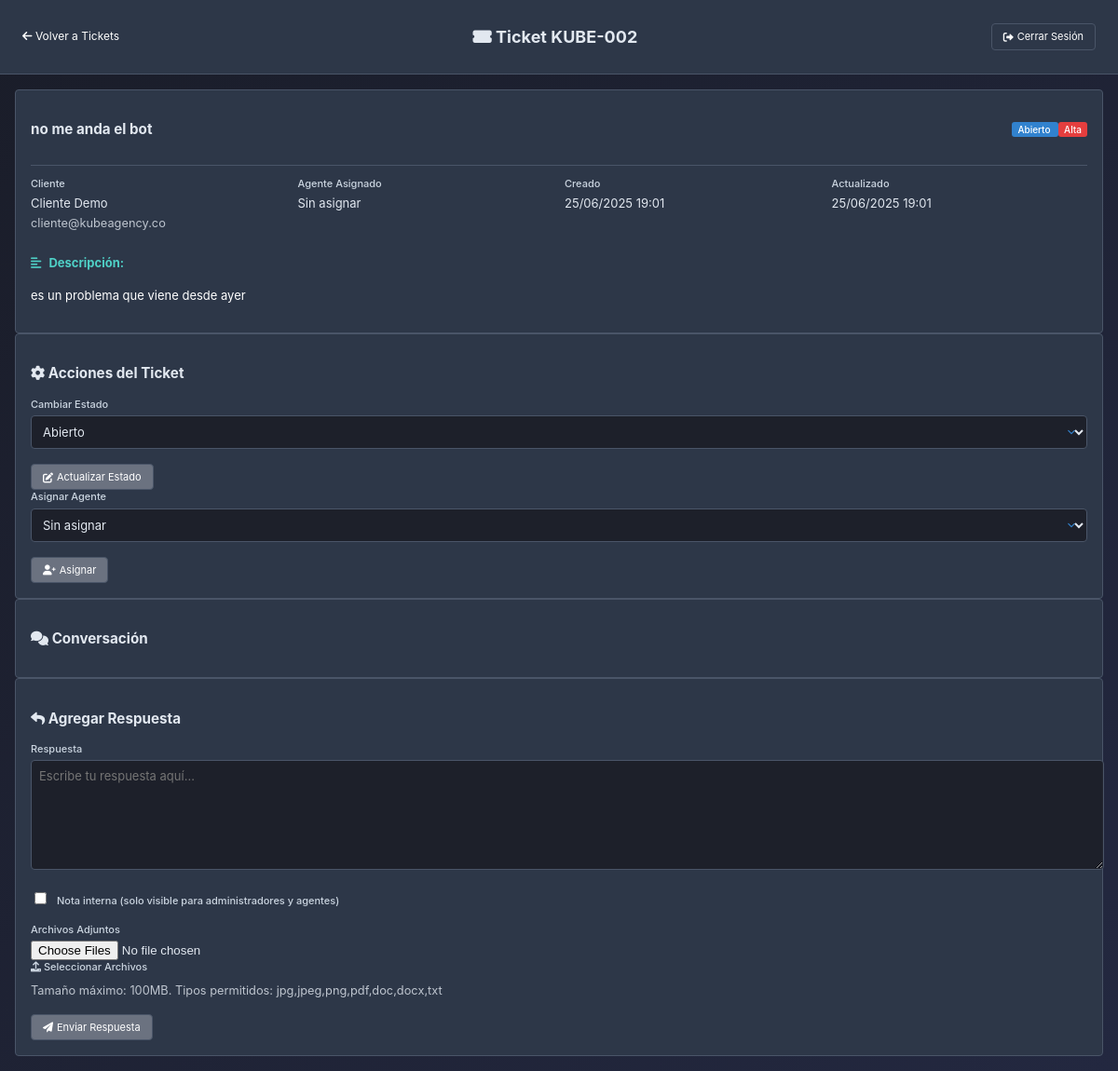
Screenshot of /ticket-detalle.php?id=2 (signed in) with the database file from the repository.
### tables this page shows
CREATE TABLE `tickets` (
  `id` int(11) NOT NULL AUTO_INCREMENT,
  `title` varchar(200) NOT NULL,
  `description` text NOT NULL,
  `status` enum('abierto','proceso','cerrado') DEFAULT 'abierto',
  `priority` enum('baja','media','alta','critica') DEFAULT 'media',
  `cliente_id` int(11) NOT NULL,
  `agente_id` int(11) DEFAULT NULL,
  `created_at` timestamp NOT NULL DEFAULT current_timestamp(),
  `updated_at` timestamp NOT NULL DEFAULT current_timestamp() ON UPDATE current_timestamp(),
  `closed_at` timestamp NULL DEFAULT NULL,
  `ticket_number` varchar(50) DEFAULT NULL,
  `subject` varchar(255) DEFAULT NULL,
  `category` varchar(100) DEFAULT NULL,
  PRIMARY KEY (`id`),
  UNIQUE KEY `ticket_number` (`ticket_number`),
  KEY `cliente_id` (`cliente_id`),
  KEY `agente_id` (`agente_id`),
  CONSTRAINT `tickets_ibfk_1` FOREIGN KEY (`cliente_id`) REFERENCES `users` (`id`) ON DELETE CASCADE,
  CONSTRAINT `tickets_ibfk_2` FOREIGN KEY (`agente_id`) REFERENCES `users` (`id`) ON DELETE SET NULL
);

CREATE TABLE `users` (
  `id` int(11) NOT NULL AUTO_INCREMENT,
  `name` varchar(100) NOT NULL,
  `email` varchar(100) NOT NULL,
  `password` varchar(255) NOT NULL,
  `role` enum('admin','agente','cliente') NOT NULL DEFAULT 'cliente',
  `company` varchar(100) DEFAULT NULL,
  `phone` varchar(20) DEFAULT NULL,
  `status` enum('activo','inactivo') DEFAULT 'activo',
  `created_at` timestamp NOT NULL DEFAULT current_timestamp(),
  `updated_at` timestamp NOT NULL DEFAULT current_timestamp() ON UPDATE current_timestamp(),
  PRIMARY KEY (`id`),
  UNIQUE KEY `email` (`email`)
);

### ticket-detalle.php (the view, shortened to what this page needs)
<?php
$host = 'localhost';
$dbname = 'sistema_tickets_kube';
$username = 'root';
$password = '';
try {
    $pdo = new PDO("mysql:host=$host;dbname=$dbname;charset=utf8mb4", $username, $password);
    $pdo->setAttribute(PDO::ATTR_ERRMODE, PDO::ERRMODE_EXCEPTION);
} catch(PDOException $e) {
    die("Error de conexión: " . $e->getMessage());
}
$ticket_id = $_GET['id'] ?? 0;
$stmt = $pdo->query("SELECT config_key, config_value FROM system_config");
$config = [];
while ($row = $stmt->fetch()) {
    $config[$row['config_key']] = $row['config_value'];
}
$stmt = $pdo->prepare("
    SELECT t.*,
           cliente.name as cliente_name, cliente.email as cliente_email, cliente.company as cliente_company,
           agente.name as agente_name, agente.email as agente_email
    FROM tickets t
    LEFT JOIN users cliente ON t.cliente_id = cliente.id
    LEFT JOIN users agente ON t.agente_id = agente.id
    WHERE t.id = ?
");
$stmt->execute([$ticket_id]);
$ticket = $stmt->fetch();
?>
<!DOCTYPE html>
<html lang="es">
<head>
    <link href="https://cdnjs.cloudflare.com/ajax/libs/font-awesome/6.0.0/css/all.min.css" rel="stylesheet">
</head>
<body>
    <div class="header">
        <div>
            <a href="<?php echo $_SESSION['user_role'] === 'cliente' ? 'mis-tickets.php' : 'tickets.php'; ?>">
                <i class="fas fa-arrow-left"></i> Volver a Tickets
            </a>
        </div>
        <h2><i class="fas fa-ticket-alt"></i> Ticket <?php echo htmlspecialchars($ticket['ticket_number']); ?></h2>
        <div>
            <a href="logout.php" class="btn btn-secondary">
                <i class="fas fa-sign-out-alt"></i> Cerrar Sesión
            </a>
        </div>
    </div>
    <div class="container">
        <div class="ticket-card">
            <div class="ticket-header">
                <h3><?php echo htmlspecialchars($ticket['subject']); ?></h3>
                <div style="margin-top: 1rem;">
                    <span class="badge badge-<?php echo strtolower($ticket['status']); ?>">
                        <?php echo ucfirst($ticket['status']); ?>
                    </span>
                    <span class="badge badge-<?php echo strtolower($ticket['priority']); ?>">
                        <?php echo ucfirst($ticket['priority']); ?>
                    </span>
                </div>
            </div>
            <div class="ticket-meta">
                <div class="meta-item">
                    <div class="meta-label">Cliente</div>
                    <div class="meta-value"><?php echo htmlspecialchars($ticket['cliente_name']); ?></div>
                    <div style="font-size: 0.8rem; opacity: 0.8;"><?php echo htmlspecialchars($ticket['cliente_email']); ?></div>
                </div>
                <div class="meta-item">
                    <div class="meta-label">Agente Asignado</div>
                    <div class="meta-value"><?php echo $ticket['agente_name'] ? htmlspecialchars($ticket['agente_name']) : 'Sin asignar'; ?></div>
                </div>
                <div class="meta-item">
                    <div class="meta-label">Creado</div>
                    <div class="meta-value"><?php echo date('d/m/Y H:i', strtotime($ticket['created_at'])); ?></div>
                </div>
                <div class="meta-item">
                    <div class="meta-label">Actualizado</div>
                    <div class="meta-value"><?php echo date('d/m/Y H:i', strtotime($ticket['updated_at'])); ?></div>
                </div>
            </div>
            <div style="margin-top: 1.5rem;">
                <h4 style="color: #4fd1c7; margin-bottom: 1rem; display: flex; align-items: center; gap: 0.5rem;">
                    <i class="fas fa-align-left"></i> Descripción:
                </h4>
                <p style="margin-top: 0.5rem; line-height: 1.6; color: #ffffff;"><?php echo nl2br(htmlspecialchars($ticket['description'])); ?></p>
            </div>
        </div>
        <?php if ($_SESSION['user_role'] === 'admin' || $_SESSION['user_role'] === 'agente'): ?>
            <div class="ticket-card">
                <h3><i class="fas fa-cog"></i> Acciones del Ticket</h3>
                <div class="grid-2">
                    <form method="POST">
                        <div class="form-group">
                            <label>Cambiar Estado</label>
                            <select name="status" required>
                                <option value="abierto" <?php echo $ticket['status'] === 'abierto' ? 'selected' : ''; ?>>Abierto</option>
                            </select>
                        </div>
                        <button type="submit" class="btn btn-warning">
                            <i class="fas fa-edit"></i> Actualizar Estado
                        </button>
                    </form>
                    <?php if ($_SESSION['user_role'] === 'admin'): ?>
                        <form method="POST">
                            <div class="form-group">
                                <label>Asignar Agente</label>
                                <select name="agent_id">
                                    <option value="">Sin asignar</option>
                                </select>
                            </div>
                            <button type="submit" class="btn">
                                <i class="fas fa-user-plus"></i> Asignar
                            </button>
                        </form>
                    <?php endif; ?>
                </div>
            </div>
        <?php endif; ?>
        <div class="ticket-card">
            <h3><i class="fas fa-comments"></i> Conversación</h3>
        </div>
        <div class="ticket-card">
            <h3><i class="fas fa-reply"></i> Agregar Respuesta</h3>
            <form method="POST" enctype="multipart/form-data">
                <div class="form-group">
                    <label for="response">Respuesta</label>
                    <textarea id="response" name="response" placeholder="Escribe tu respuesta aquí..." required></textarea>
                </div>
                <?php if ($_SESSION['user_role'] === 'admin' || $_SESSION['user_role'] === 'agente'): ?>
                    <div class="form-group">
                        <label>
                            <input type="checkbox" name="is_internal" style="width: auto; margin-right: 0.5rem;">
                            Nota interna (solo visible para administradores y agentes)
                        </label>
                    </div>
                <?php endif; ?>
                <div class="form-group">
                    <label>Archivos Adjuntos</label>
                    <div class="file-input-wrapper">
                        <input type="file" id="attachments" name="attachments[]" multiple accept=".jpg,.jpeg,.png,.gif,.pdf,.doc,.docx,.txt,.zip">
                        <label for="attachments" class="file-input-label">
                            <i class="fas fa-upload"></i> Seleccionar Archivos
                        </label>
                    </div>
                    <div style="font-size: 0.8rem; opacity: 0.8; margin-top: 0.5rem;">
                        Tamaño máximo: <?php echo $config['max_file_size'] ?? 10; ?>MB.
                        Tipos permitidos: <?php echo $config['allowed_extensions'] ?? 'jpg,jpeg,png,pdf,doc,docx,txt'; ?>
                    </div>
                </div>
                <button type="submit" class="btn">
                    <i class="fas fa-paper-plane"></i> Enviar Respuesta
                </button>
            </form>
        </div>
    </div>
</body>
</html>

### ticket-detalle.php (style rules this page uses)
body { font-family: 'Inter', -apple-system, BlinkMacSystemFont, 'Segoe UI', sans-serif; background: #1a1d29; min-height: 100vh; color: #e2e8f0; overflow-x: hidden; font-size: 13px; line-height: 1.4; margin: 0px; }
body::before { content: ''; position: fixed; top: 0; left: 0; width: 100%; height: 100%; background: linear-gradient(135deg, #1a1d29 0%, #232840 100%); z-index: -1; }
.header { background: #2d3748; padding: 0.75rem 1.5rem; display: flex; justify-content: space-between; align-items: center; border-bottom: 1px solid #4a5568; font-size: 12px; }
.header a { color: white; text-decoration: none; }
.container { max-width: 1200px; margin: 0 auto; padding: 1rem; }
.ticket-card { background: #2d3748; border: 1px solid #4a5568; border-radius: 4px; padding: 1rem; }
.ticket-header { display: flex; justify-content: space-between; align-items: flex-start; margin-bottom: 0.75rem; padding-bottom: 0.75rem; border-bottom: 1px solid #4a5568; }
.ticket-meta { display: grid; grid-template-columns: repeat(auto-fit, minmax(150px, 1fr)); gap: 0.75rem; margin-bottom: 1rem; }
.meta-item { display: flex; flex-direction: column; gap: 0.25rem; }
.meta-label { color: #cbd5e0; font-size: 11px; font-weight: 500; }
.meta-value { color: #e2e8f0; font-size: 13px; }
.form-group { margin-bottom: 1rem; }
.form-group label { display: block; margin-bottom: 0.25rem; color: #cbd5e0; font-size: 11px; font-weight: 500; }
.form-group textarea, .form-group select { width: 100%; padding: 0.5rem; border: 1px solid #4a5568; border-radius: 4px; background: rgba(26, 27, 35, 0.8); color: #e2e8f0; font-size: 13px; transition: border-color 0.2s ease; font-family: inherit; }
.form-group textarea { min-height: 100px; resize: vertical; }
.form-group select { background-position: right 0.5rem center; background-repeat: no-repeat; background-size: 1rem; padding-right: 2rem; }
.form-group select option { background: #1a1d29; color: #e2e8f0; }
.btn { padding: 0.375rem 0.75rem; border: 1px solid #4a5568; border-radius: 4px; background: #6b7280; color: white; cursor: pointer; text-decoration: none; display: inline-flex; align-items: center; gap: 0.25rem; font-weight: 400; transition: background-color 0.2s ease; font-family: inherit; font-size: 11px; }
.btn-secondary { background: transparent; border: 1px solid #4a5568; color: #cbd5e0; }
.badge { padding: 0.125rem 0.375rem; border-radius: 3px; font-size: 10px; font-weight: 500; }
.badge-abierto { background: #3182ce; color: white; }
.badge-alta { background: #e53e3e; color: white; }

### rows the page displays
tickets: ticket_number "KUBE-002", subject "no me anda el bot", status "Abierto", priority "Alta", cliente.name "Cliente Demo", cliente.email "cliente@kubeagency.co", created_at "25/06/2025 19:01", updated_at "25/06/2025 19:01", description "es un problema que viene desde ayer"

### other values shown
$config['max_file_size'] "100"
$config['allowed_extensions'] "jpg,jpeg,png,pdf,doc,docx,txt"
